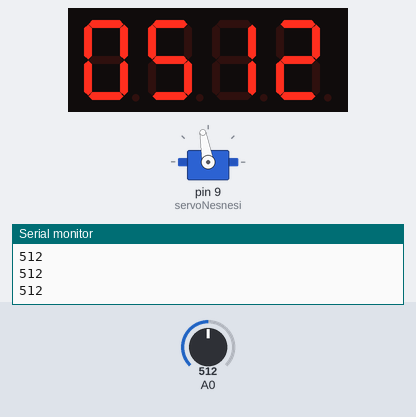
Recording of a sketch running on a simulated Arduino Mega 2560, built with avr-gcc and run on an emulated ATmega2560. On the bench: 4-digit seven-segment display, servo, the last lines printed to the serial monitor. Wiring (inferred from the names in the program): 4-digit 7-segment display, segments lit when LOW: segments A2, pin 3, pin 4, pin 5, A1, pin 7, pin 8; digit selects pin 12, pin 11, pin 10, pin 6. The test bench sets the inputs (shaded band); at power-on: A0 = 512. The segment pins are drawn as the display they are named for.

Above: at 1.2 s.
1.3 s: A0 set to 610
At 2.2 s:
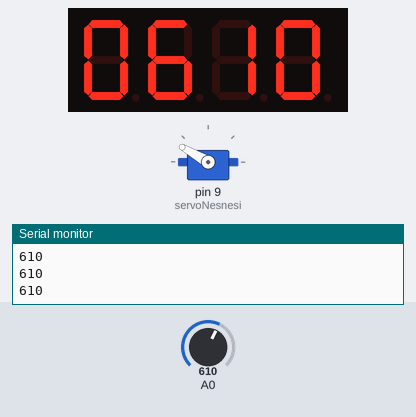
2.8 s: A0 set to 810
At 3.8 s:
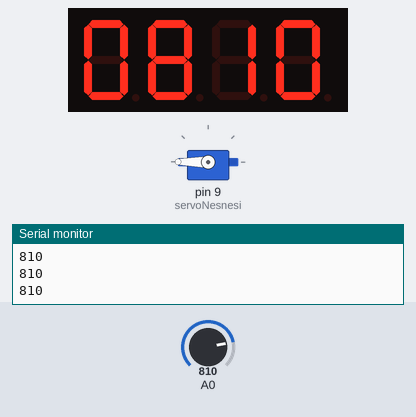
4.3 s: A0 set to 340
At 5.5 s:
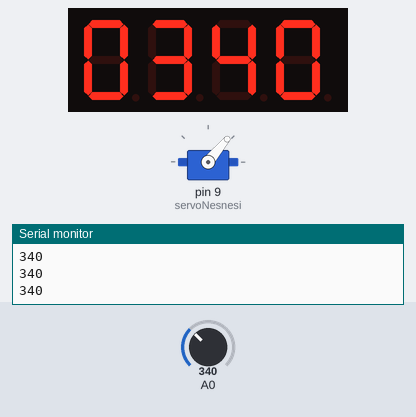
5.8 s: A0 set to 140
At 6.8 s:
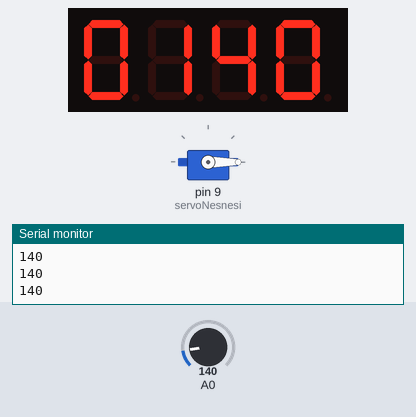
Timing chart, 0 to 8.3 s (numbered marks = the images above; inputs shaded):
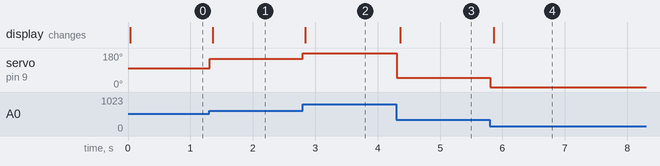

The sketch:

servo.ino
```cpp
#include <LiquidCrystal.h>
LiquidCrystal lcd(38,39,36,37,34,35);//

#include <Servo.h>  /* Servo kutuphanesi projeye dahil edildi */
Servo servoNesnesi;  /* servo motor nesnesi yaratildi */

//Display Girisler
int digit1 = 12;
int digit2 = 11;
int digit3 = 10;
int digit4 = 6;

int segA = A2;
int segB = 3;
int segC = 4;
int segD = 5;
int segE = A1;
int segF = 7;
int segG = 8;


void setup()
{
//Display Giris Tanımları
  pinMode(segA, OUTPUT);
  pinMode(segB, OUTPUT);
  pinMode(segC, OUTPUT);
  pinMode(segD, OUTPUT);
  pinMode(segE, OUTPUT);
  pinMode(segF, OUTPUT);
  pinMode(segG, OUTPUT);

  pinMode(digit1, OUTPUT);
  pinMode(digit2, OUTPUT);
  pinMode(digit3, OUTPUT);
  pinMode(digit4, OUTPUT);

  pinMode(A0,INPUT);
  Serial.begin(9600);
  servoNesnesi.attach(9);  /* Servo motor 9 numarali pine baglandi */
}

void loop()
{
  int smoke=analogRead(A0);//Potansiyometreden okuduğumuz değeri smoke değişkenine aktarıyoruz
  Serial.println(smoke);//okuduğumuz değeri serial ekrana yazdırıyoruz


if(smoke>=0 && smoke<150)
  {
     servoNesnesi.write(0);  /* Motorun mili 100. dereceye donuyor */

  }
  else if(smoke>100 && smoke<350)
  {
    servoNesnesi.write(50);  /* Motorun mili 100. dereceye donuyor */

  }
  else if(smoke>350 && smoke<600)
  {
    servoNesnesi.write(100);  /* Motorun mili 100. dereceye donuyor */

  }
  else if(smoke>600 && smoke<800)
  {
    servoNesnesi.write(150);  /* Motorun mili 100. dereceye donuyor */

  }
  else
  {
    servoNesnesi.write(180);  /* Motorun mili 100. dereceye donuyor */

  }
  displayNumber(smoke);//okuduğumuz değeri display'de gösteriyoruz

}

//Display'de gösterilen değerlerin yazdırılma komutları
void displayNumber(int toDisplay) {

#define DISPLAY_BRIGHTNESS  500

#define DIGIT_ON  HIGH
#define DIGIT_OFF  LOW

  long beginTime = millis();

  for(int digit = 4 ; digit > 0 ; digit--) {

    //Turn on a digit for a short amount of time
    switch(digit) {
    case 1:
      digitalWrite(digit1, DIGIT_ON);
      break;
    case 2:
      digitalWrite(digit2, DIGIT_ON);
      break;
    case 3:
      digitalWrite(digit3, DIGIT_ON);
      break;
    case 4:
      digitalWrite(digit4, DIGIT_ON);
      break;
    }

    //Turn on the right segments for this digit
    lightNumber(toDisplay % 10);
    toDisplay /= 10;

    delayMicroseconds(DISPLAY_BRIGHTNESS);
    //Display digit for fraction of a second (1us to 5000us, 500 is pretty good)

    //Turn off all segments
    lightNumber(10);

    //Turn off all digits
    digitalWrite(digit1, DIGIT_OFF);
    digitalWrite(digit2, DIGIT_OFF);
    digitalWrite(digit3, DIGIT_OFF);
    digitalWrite(digit4, DIGIT_OFF);

  }

  while( (millis() - beginTime) < 10) ;
  //Wait for 20ms to pass before we paint the display again
}

//Given a number, turns on those segments
//If number == 10, then turn off number
void lightNumber(int numberToDisplay) {

#define SEGMENT_ON  LOW
#define SEGMENT_OFF HIGH

  switch (numberToDisplay){

  case 0:
    digitalWrite(segA, SEGMENT_ON);
    digitalWrite(segB, SEGMENT_ON);
    digitalWrite(segC, SEGMENT_ON);
    digitalWrite(segD, SEGMENT_ON);
    digitalWrite(segE, SEGMENT_ON);
    digitalWrite(segF, SEGMENT_ON);
    digitalWrite(segG, SEGMENT_OFF);
    break;

  case 1:
    digitalWrite(segA, SEGMENT_OFF);
    digitalWrite(segB, SEGMENT_ON);
    digitalWrite(segC, SEGMENT_ON);
    digitalWrite(segD, SEGMENT_OFF);
    digitalWrite(segE, SEGMENT_OFF);
    digitalWrite(segF, SEGMENT_OFF);
    digitalWrite(segG, SEGMENT_OFF);
    break;

  case 2:
    digitalWrite(segA, SEGMENT_ON);
    digitalWrite(segB, SEGMENT_ON);
    digitalWrite(segC, SEGMENT_OFF);
    digitalWrite(segD, SEGMENT_ON);
    digitalWrite(segE, SEGMENT_ON);
    digitalWrite(segF, SEGMENT_OFF);
    digitalWrite(segG, SEGMENT_ON);
    break;

  case 3:
    digitalWrite(segA, SEGMENT_ON);
    digitalWrite(segB, SEGMENT_ON);
    digitalWrite(segC, SEGMENT_ON);
    digitalWrite(segD, SEGMENT_ON);
    digitalWrite(segE, SEGMENT_OFF);
    digitalWrite(segF, SEGMENT_OFF);
    digitalWrite(segG, SEGMENT_ON);
    break;

  case 4:
    digitalWrite(segA, SEGMENT_OFF);
    digitalWrite(segB, SEGMENT_ON);
    digitalWrite(segC, SEGMENT_ON);
    digitalWrite(segD, SEGMENT_OFF);
    digitalWrite(segE, SEGMENT_OFF);
    digitalWrite(segF, SEGMENT_ON);
    digitalWrite(segG, SEGMENT_ON);
    break;

  case 5:
    digitalWrite(segA, SEGMENT_ON);
    digitalWrite(segB, SEGMENT_OFF);
    digitalWrite(segC, SEGMENT_ON);
    digitalWrite(segD, SEGMENT_ON);
    digitalWrite(segE, SEGMENT_OFF);
    digitalWrite(segF, SEGMENT_ON);
    digitalWrite(segG, SEGMENT_ON);
    break;

  case 6:
    digitalWrite(segA, SEGMENT_ON);
    digitalWrite(segB, SEGMENT_OFF);
    digitalWrite(segC, SEGMENT_ON);
    digitalWrite(segD, SEGMENT_ON);
    digitalWrite(segE, SEGMENT_ON);
    digitalWrite(segF, SEGMENT_ON);
    digitalWrite(segG, SEGMENT_ON);
    break;

  case 7:
    digitalWrite(segA, SEGMENT_ON);
    digitalWrite(segB, SEGMENT_ON);
    digitalWrite(segC, SEGMENT_ON);
    digitalWrite(segD, SEGMENT_OFF);
    digitalWrite(segE, SEGMENT_OFF);
    digitalWrite(segF, SEGMENT_OFF);
    digitalWrite(segG, SEGMENT_OFF);
    break;

  case 8:
    digitalWrite(segA, SEGMENT_ON);
    digitalWrite(segB, SEGMENT_ON);
    digitalWrite(segC, SEGMENT_ON);
    digitalWrite(segD, SEGMENT_ON);
    digitalWrite(segE, SEGMENT_ON);
    digitalWrite(segF, SEGMENT_ON);
    digitalWrite(segG, SEGMENT_ON);
    break;

  case 9:
    digitalWrite(segA, SEGMENT_ON);
    digitalWrite(segB, SEGMENT_ON);
    digitalWrite(segC, SEGMENT_ON);
    digitalWrite(segD, SEGMENT_ON);
    digitalWrite(segE, SEGMENT_OFF);
    digitalWrite(segF, SEGMENT_ON);
    digitalWrite(segG, SEGMENT_ON);
    break;

  case 10:
    digitalWrite(segA, SEGMENT_OFF);
    digitalWrite(segB, SEGMENT_OFF);
    digitalWrite(segC, SEGMENT_OFF);
    digitalWrite(segD, SEGMENT_OFF);
    digitalWrite(segE, SEGMENT_OFF);
    digitalWrite(segF, SEGMENT_OFF);
    digitalWrite(segG, SEGMENT_OFF);
    break;
  }

}
```

Measured:
- after the input at 1.3 s, servo on pin 9 (servoNesnesi): 100° → 150° at once; the display: changes after 0.06 s (image 1)
- after the input at 2.8 s, servo on pin 9 (servoNesnesi): 150° → 180° at once; the display: changes at once (image 2)
- after the input at 4.3 s, servo on pin 9 (servoNesnesi): 180° → 50° at once; the display: changes after 0.06 s (image 3)
- after the input at 5.8 s, servo on pin 9 (servoNesnesi): 50° → 0° at once; the display: changes after 0.06 s (image 4)
